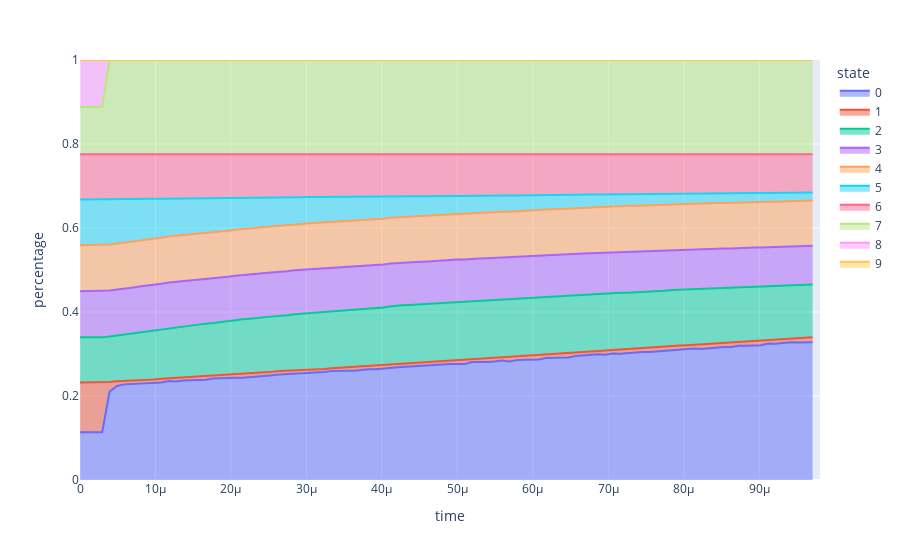

Notebook code for this chart:
### Code cell
kmc_boltz.plot_top_n_states_stacked(
    n_show = -1,
    resolution=None, 
    max_time=None, 
    title=None, 
    save=True, 
    save_name="props.png") # -1 shows all states
